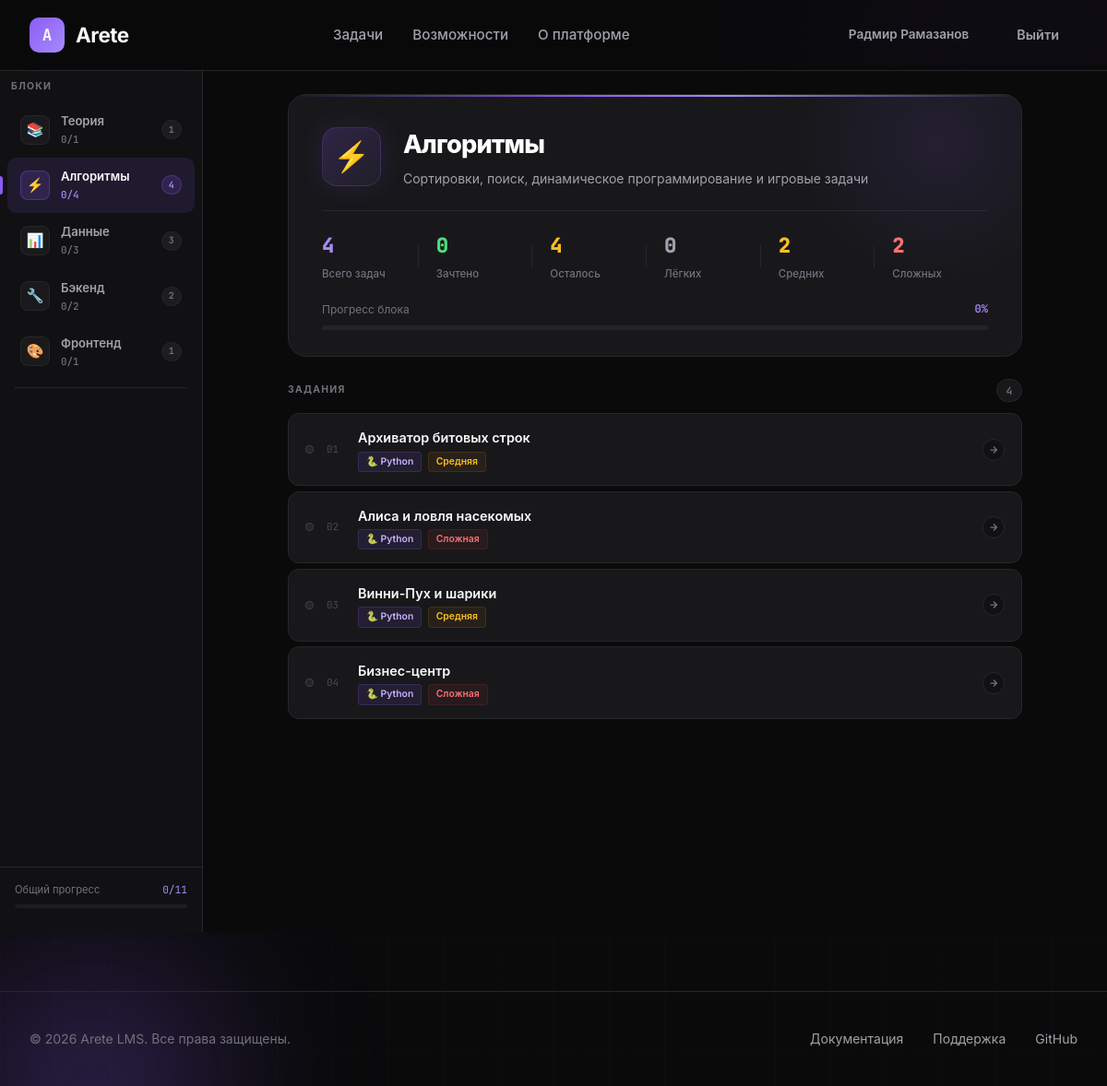
The app's page /lms/algorithms (signed in) with its own data.
### models.py (models this page shows, shortened)
class User(UserMixin, db.Model):
    __tablename__ = 'users'
    id            = db.Column(db.Integer, primary_key=True)
    username      = db.Column(db.String(80),  unique=True, nullable=False)
    email         = db.Column(db.String(120), unique=True, nullable=False)
    first_name    = db.Column(db.String(50),  nullable=False)
    last_name     = db.Column(db.String(50),  nullable=False)
    password_hash = db.Column(db.String(256), nullable=False)
    created_at    = db.Column(db.DateTime, default=datetime.utcnow)
    submissions   = db.relationship('Submission', backref='user', lazy=True)
    def solved_in_block(self, block):
        return (
            Submission.query
            .filter_by(user_id=self.id, passed=True)
            .join(Task)
            .filter(Task.block == block)
            .count()
        )

class Task(db.Model):
    __tablename__ = 'tasks'
    id              = db.Column(db.Integer, primary_key=True)
    block           = db.Column(db.String(50),  nullable=False)
    title           = db.Column(db.String(200), nullable=False)
    description     = db.Column(db.Text,        nullable=False)
    task_type       = db.Column(db.String(50),  nullable=False)  # python / sql / html / answer
    expected_output = db.Column(db.Text,        nullable=True)   # for fallback / answer tasks
    test_cases_json = db.Column(db.Text,        nullable=True)   # JSON [{input, output}]
    difficulty      = db.Column(db.String(20),  default='medium')
    order_num       = db.Column(db.Integer,     default=0)
    max_score       = db.Column(db.Integer,     default=100)
    attempts_limit  = db.Column(db.Integer,     nullable=True)   # None = unlimited
    time_limit      = db.Column(db.String(40),  nullable=True)
    memory_limit    = db.Column(db.String(40),  nullable=True)
    input_format    = db.Column(db.String(80),  nullable=True)
    output_format   = db.Column(db.String(80),  nullable=True)
    submissions     = db.relationship('Submission', backref='task', lazy=True)

### app.py (the view)
@app.route('/lms/<block_key>')
def lms(block_key):
    ctx = _build_lms_context(block_key)
    if ctx is None:
        return redirect(url_for('lms_root'))
    return render_template('lms.html', **ctx)

### app.py (called while the page is built)
@login_manager.user_loader
def load_user(user_id):
    return User.query.get(int(user_id))

### templates/lms.html (shortened to what this page needs)
{% extends "base.html" %}
{% block extra_css %}
<link rel="stylesheet" href="{{ url_for('static', filename='css/lms.css') }}">
{% endblock %}
{% block content %}
<div class="lms-layout">
    <aside class="lms-sidebar">
        <div class="sidebar-section">Блоки</div>
        {% for b in all_blocks %}
        <a href="{{ url_for('lms', block_key=b.key) }}"
           class="sidebar-block {% if b.key == block_key %}active{% endif %}">
            <div class="sb-icon">{{ b.icon }}</div>
            <div class="sb-info">
                <div class="sb-name">{{ b.name }}</div>
                {% if current_user.is_authenticated %}
                <div class="sb-prog">{{ b.solved }}/{{ b.count }}</div>
                {% else %}
                <div class="sb-prog">{{ b.count }} задач</div>
                {% endif %}
            </div>
            <span class="sb-pill">{{ b.count }}</span>
        </a>
        {% endfor %}
        <div class="sidebar-divider"></div>
        {% if current_user.is_authenticated %}
        <div class="sidebar-footer">
            <div class="sidebar-total-progress">
                <div class="sidebar-total-label">
                    <span>Общий прогресс</span>
                    <span>{{ total_solved }}/{{ total_tasks }}</span>
                </div>
                <div class="st-track">
                </div>
            </div>
        </div>
        {% endif %}
    </aside>
    <div class="lms-content">
        <div class="lms-main">
            <div class="block-hero">
                <div class="bh-glow"></div>
                <div class="bh-body">
                    <div class="bh-icon">{{ block_info.icon }}</div>
                    <div class="bh-text">
                        <h1>{{ block_info.name }}</h1>
                        <p>{{ block_info.description }}</p>
                    </div>
                </div>
                <div class="bh-stats">
                    <div class="bh-stat">
                        <span class="bh-sv purple">{{ total }}</span>
                        <span class="bh-sl">Всего задач</span>
                    </div>
                    {% if current_user.is_authenticated %}
                    <div class="bh-stat">
                        <span class="bh-sv green">{{ solved_count }}</span>
                        <span class="bh-sl">Зачтено</span>
                    </div>
                    <div class="bh-stat">
                        <span class="bh-sv yellow">{{ total - solved_count }}</span>
                        <span class="bh-sl">Осталось</span>
                    </div>
                    {% endif %}
                    <div class="bh-stat">
                        <span class="bh-sv" style="color:#a1a1aa;">{{ tasks_data | selectattr('task.difficulty','equalto','easy') | list | length }}</span>
                        <span class="bh-sl">Лёгких</span>
                    </div>
                    <div class="bh-stat">
                        <span class="bh-sv yellow">{{ tasks_data | selectattr('task.difficulty','equalto','medium') | list | length }}</span>
                        <span class="bh-sl">Средних</span>
                    </div>
                    <div class="bh-stat">
                        <span class="bh-sv red">{{ tasks_data | selectattr('task.difficulty','equalto','hard') | list | length }}</span>
                        <span class="bh-sl">Сложных</span>
                    </div>
                </div>
                {% if current_user.is_authenticated and total > 0 %}
                <div class="bh-progress">
                    {% set pct = (solved_count / total * 100) | int %}
                    <div class="bh-prog-header">
                        <span class="bh-prog-label">Прогресс блока</span>
                        <span class="bh-prog-pct" id="progPct">{{ pct }}%</span>
                    </div>
                    <div class="bh-prog-track">
                    </div>
                </div>
                {% endif %}
            </div>
            <div class="tasks-hdr">
                <span class="tasks-hdr-label">Задания</span>
                <span class="tasks-hdr-count">{{ total }}</span>
            </div>
            {% if current_user.is_authenticated %}
            <div class="tasks-list" id="tasksList">
                {% if tasks_data %}
                    {% for td in tasks_data %}
                    {% set t = td.task %}
                    <a href="{{ url_for('task', task_id=t.id) }}"
                       class="task-row {% if td.last_verdict == 'accepted' %}tr-accepted{% elif td.last_verdict == 'rejected' %}tr-rejected{% endif %}"
                       style="animation-delay: {{ loop.index0 * 45 }}ms">
                        <div class="tr-dot
                            "></div>
                        <span class="tr-num">{{ '%02d' % loop.index }}</span>
                        <div class="tr-info">
                            <div class="tr-title">{{ t.title }}</div>
                            <div class="tr-meta">
                                <span class="badge b-{{ t.task_type }}">
                                    {% if t.task_type == 'python' %}🐍 Python
                                    {% elif t.task_type == 'sql' %}🗄 SQL
                                    {% elif t.task_type == 'html' %}🌐 HTML/JS
                                    {% elif t.task_type == 'answer' %}💡 Ответ
                                    {% else %}{{ t.task_type }}{% endif %}
                                </span>
                                <span class="badge b-{{ t.difficulty }}">
                                    {% if t.difficulty == 'easy' %}Лёгкая
                                    {% elif t.difficulty == 'medium' %}Средняя
                                    {% elif t.difficulty == 'hard' %}Сложная
                                    {% else %}{{ t.difficulty }}{% endif %}
                                </span>
                            </div>
                        </div>
                        <div class="tr-arrow">
                            <svg width="12" height="12" viewBox="0 0 24 24" fill="none" stroke="currentColor" stroke-width="2.5"><path d="M5 12h14M12 5l7 7-7 7"/></svg>
                        </div>
                    </a>
                    {% endfor %}
                {% else %}
                <div class="tasks-empty">В этом блоке пока нет задач</div>
                {% endif %}
            </div>
            {% endif %}
        </div>
    </div>
</div>
{% endblock %}

### templates/base.html (shortened to what this page needs)
<!DOCTYPE html>
<html lang="ru">
<head>
    <link rel="stylesheet" href="{{ url_for('static', filename='css/base.css') }}">
    {% block extra_css %}{% endblock %}
</head>
<body>
    <div class="glow-orb glow-orb-2"></div>
    <nav>
        <div class="nav-container">
            <a href="{{ url_for('index') }}" class="logo">
                <div class="logo-icon">A</div>
                <span class="logo-text">Arete</span>
            </a>
            <ul class="nav-links">
                {% if current_user.is_authenticated %}
                    <li><a href="{{ url_for('lms_root') }}">Задачи</a></li>
                {% endif %}
                <li><a href="{{ url_for('index') }}#features">Возможности</a></li>
                <li><a href="{{ url_for('index') }}#about">О платформе</a></li>
            </ul>
            <div class="nav-buttons">
                {% if current_user.is_authenticated %}
                    <div class="nav-user">
                        <a href="{{ url_for('lms_root') }}" class="btn btn-ghost" style="font-size:0.85rem;padding:0.55rem 1rem;">
                            {{ current_user.first_name }} {{ current_user.last_name }}
                        </a>
                        <a href="{{ url_for('logout') }}" class="btn btn-ghost">Выйти</a>
                    </div>
                {% else %}
                    <a href="{{ url_for('login') }}" class="btn btn-ghost">Войти</a>
                    <a href="{{ url_for('register') }}" class="btn btn-primary">Начать бесплатно</a>
                {% endif %}
            </div>
        </div>
    </nav>
    <main>
        {% block content %}{% endblock %}
    </main>
    <footer>
        <div class="footer-container">
            <p class="footer-text">© 2026 Arete LMS. Все права защищены.</p>
            <div class="footer-links">
                <a href="#">Документация</a>
                <a href="#">Поддержка</a>
                <a href="#">GitHub</a>
            </div>
        </div>
    </footer>
</body>
</html>

### static/css/base.css (style rules this page uses)
* { margin: 0; padding: 0; box-sizing: border-box; }
:root { --bg-primary: #0a0a0b; --bg-secondary: #111113; --bg-card: #18181b; --bg-card-hover: #1f1f23; --text-primary: #fafafa; --text-secondary: #a1a1aa; --text-muted: #71717a; --accent-primary: #8b5cf6; --accent-secondary: #a78bfa; --accent-glow: rgba(139, 92, 246, 0.4); --border-color: #27272a; --success: #22c55e; --error: #ef4444; --warning: #f59e0b; }
html { scroll-behavior: smooth; }
body { font-family: 'Inter', -apple-system, BlinkMacSystemFont, sans-serif; background: var(--bg-primary); color: var(--text-primary); line-height: 1.6; overflow-x: hidden; min-height: 100vh; }
.glow-orb { position: fixed; border-radius: 50%; background: radial-gradient(circle, var(--accent-glow) 0%, transparent 70%); filter: blur(80px); pointer-events: none; z-index: 0; }
.glow-orb-2 { width: 400px; height: 400px; bottom: -200px; left: -100px; animation: float 25s ease-in-out infinite reverse; }
nav { position: fixed; top: 0; left: 0; right: 0; z-index: 100; padding: 1rem 2rem; background: rgba(10, 10, 11, 0.85); backdrop-filter: blur(20px); border-bottom: 1px solid var(--border-color); }
.nav-container { max-width: 1400px; margin: 0 auto; display: flex; justify-content: space-between; align-items: center; }
.logo { display: flex; align-items: center; gap: 0.75rem; text-decoration: none; color: var(--text-primary); }
.logo-icon { width: 38px; height: 38px; background: linear-gradient(135deg, var(--accent-primary), var(--accent-secondary)); border-radius: 10px; display: flex; align-items: center; justify-content: center; font-family: 'JetBrains Mono', monospace; font-weight: 700; font-size: 1.1rem; }
.logo-text { font-size: 1.4rem; font-weight: 700; letter-spacing: -0.02em; }
.nav-links { display: flex; gap: 2rem; list-style: none; }
.nav-links a { color: var(--text-secondary); text-decoration: none; font-size: 0.95rem; font-weight: 500; transition: color 0.3s; }
.nav-buttons { display: flex; gap: 1rem; align-items: center; }
.nav-user { display: flex; align-items: center; gap: 1rem; }
.btn { padding: 0.65rem 1.25rem; border-radius: 10px; font-size: 0.9rem; font-weight: 600; text-decoration: none; transition: all 0.3s; cursor: pointer; border: none; display: inline-flex; align-items: center; gap: 0.5rem; }
.btn-ghost { background: transparent; color: var(--text-secondary); }
main { position: relative; z-index: 1; padding-top: 70px; }
footer { position: relative; z-index: 1; padding: 2.5rem 2rem; border-top: 1px solid var(--border-color); margin-top: 4rem; }
.footer-container { max-width: 1400px; margin: 0 auto; display: flex; justify-content: space-between; align-items: center; }
.footer-text { color: var(--text-muted); font-size: 0.875rem; }
.footer-links { display: flex; gap: 2rem; }
.footer-links a { color: var(--text-secondary); text-decoration: none; font-size: 0.875rem; transition: color 0.3s; }

### records on screen
User: first_name "Радмир", last_name "Рамазанов"
Task: title "Архиватор битовых строк"
Task: title "Алиса и ловля насекомых"
Task: title "Винни-Пух и шарики"
Task: title "Бизнес-центр"

### other values on screen
{{ b.icon }} "📚" "⚡" "📊" "🔧" "🎨"
{{ b.name }} "Теория" "Алгоритмы" "Данные" "Бэкенд" "Фронтенд"
{{ b.solved }} "0" "0" "0" "0" "0"
{{ b.count }} "1" "4" "3" "2" "1"
{{ total_solved }} "0"
{{ total_tasks }} "11"
{{ block_info.icon }} "⚡"
{{ block_info.name }} "Алгоритмы"
{{ block_info.description }} "Сортировки, поиск, динамическое программирование и игровые задачи"
{{ total }} "4"
{{ solved_count }} "0"
{{ total - solved_count }} "4"
{{ pct }} "0"
{{ '%02d' % loop.index }} "01" "02" "03" "04"
